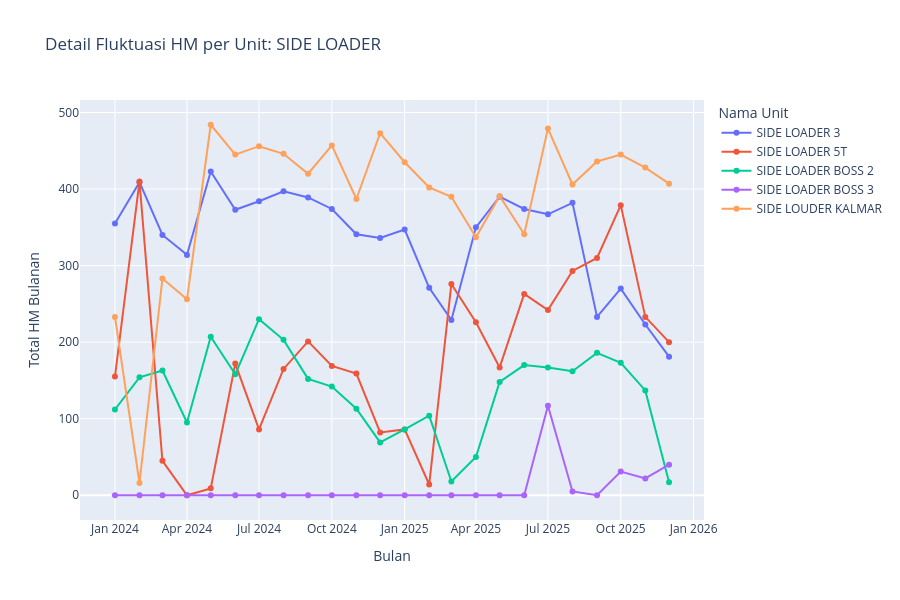

The cell this chart's notebook holds for it:
### Markdown cell above
### Tren HM Side Loader

### Code cell
# 3. Plot Khusus SIDE LOADER
df_sl = df_unit_monthly[df_unit_monthly['TYPE'] == 'SIDE LOADER']

fig_sl = px.line(df_sl, x='TAHUN_BULAN', y='Delta_HM', color='EQUIP NAME', 
              title='Detail Fluktuasi HM per Unit: SIDE LOADER',
              labels={'TAHUN_BULAN': 'Bulan', 'Delta_HM': 'Total HM Bulanan'},
              markers=True)

fig_sl.update_layout(height=600, legend_title_text='Nama Unit')
fig_sl.show()

### Figure 1 — Plotly figure (JSON) as saved in the notebook; plotly's stock layout.template omitted (floating-point values rounded to 4 significant figures)
{"data": [{"hovertemplate": "EQUIP NAME=SIDE LOADER 3<br>Bulan=%{x}<br>Total HM Bulanan=%{y}<extra></extra>", "legendgroup": "SIDE LOADER 3", "line": {"color": "#636efa", "dash": "solid"}, "marker": {"symbol": "circle"}, "mode": "lines+markers", "name": "SIDE LOADER 3", "orientation": "v", "showlegend": true, "type": "scatter", "x": ["2024-01", "2024-02", "2024-03", "2024-04", "2024-05", "2024-06", "2024-07", "2024-08", "2024-09", "2024-10", "2024-11", "2024-12", "2025-01", "2025-02", "2025-03", "2025-04", "2025-05", "2025-06", "2025-07", "2025-08", "2025-09", "2025-10", "2025-11", "2025-12"], "xaxis": "x", "y": [355, 409, 340, 314, 423, 373, 384, 397, 389, 374, 341, 336, 347, 271, 229, 350, 390, 374, 367, 382, 233, 270, 223, 181], "yaxis": "y"}, {"hovertemplate": "EQUIP NAME=SIDE LOADER 5T<br>Bulan=%{x}<br>Total HM Bulanan=%{y}<extra></extra>", "legendgroup": "SIDE LOADER 5T", "line": {"color": "#EF553B", "dash": "solid"}, "marker": {"symbol": "circle"}, "mode": "lines+markers", "name": "SIDE LOADER 5T", "orientation": "v", "showlegend": true, "type": "scatter", "x": ["2024-01", "2024-02", "2024-03", "2024-04", "2024-05", "2024-06", "2024-07", "2024-08", "2024-09", "2024-10", "2024-11", "2024-12", "2025-01", "2025-02", "2025-03", "2025-04", "2025-05", "2025-06", "2025-07", "2025-08", "2025-09", "2025-10", "2025-11", "2025-12"], "xaxis": "x", "y": [155, 410, 45, 0, 9, 172, 86, 165, 201, 169, 159, 82, 86, 14, 276, 226, 167, 263, 242, 293, 310, 379, 233, 200], "yaxis": "y"}, {"hovertemplate": "EQUIP NAME=SIDE LOADER BOSS 2<br>Bulan=%{x}<br>Total HM Bulanan=%{y}<extra></extra>", "legendgroup": "SIDE LOADER BOSS 2", "line": {"color": "#00cc96", "dash": "solid"}, "marker": {"symbol": "circle"}, "mode": "lines+markers", "name": "SIDE LOADER BOSS 2", "orientation": "v", "showlegend": true, "type": "scatter", "x": ["2024-01", "2024-02", "2024-03", "2024-04", "2024-05", "2024-06", "2024-07", "2024-08", "2024-09", "2024-10", "2024-11", "2024-12", "2025-01", "2025-02", "2025-03", "2025-04", "2025-05", "2025-06", "2025-07", "2025-08", "2025-09", "2025-10", "2025-11", "2025-12"], "xaxis": "x", "y": [112, 154, 163, 95, 207, 158, 230, 203, 152, 142, 113, 69, 86, 104, 18, 50, 148, 170, 167, 162, 186, 173, 137, 17], "yaxis": "y"}, {"hovertemplate": "EQUIP NAME=SIDE LOADER BOSS 3<br>Bulan=%{x}<br>Total HM Bulanan=%{y}<extra></extra>", "legendgroup": "SIDE LOADER BOSS 3", "line": {"color": "#ab63fa", "dash": "solid"}, "marker": {"symbol": "circle"}, "mode": "lines+markers", "name": "SIDE LOADER BOSS 3", "orientation": "v", "showlegend": true, "type": "scatter", "x": ["2024-01", "2024-02", "2024-03", "2024-04", "2024-05", "2024-06", "2024-07", "2024-08", "2024-09", "2024-10", "2024-11", "2024-12", "2025-01", "2025-02", "2025-03", "2025-04", "2025-05", "2025-06", "2025-07", "2025-08", "2025-09", "2025-10", "2025-11", "2025-12"], "xaxis": "x", "y": [0, 0, 0, 0, 0, 0, 0, 0, 0, 0, 0, 0, 0, 0, 0, 0, 0, 0, 117, 5, 0, 31, 22, 40], "yaxis": "y"}, {"hovertemplate": "EQUIP NAME=SIDE LOUDER KALMAR<br>Bulan=%{x}<br>Total HM Bulanan=%{y}<extra></extra>", "legendgroup": "SIDE LOUDER KALMAR", "line": {"color": "#FFA15A", "dash": "solid"}, "marker": {"symbol": "circle"}, "mode": "lines+markers", "name": "SIDE LOUDER KALMAR", "orientation": "v", "showlegend": true, "type": "scatter", "x": ["2024-01", "2024-02", "2024-03", "2024-04", "2024-05", "2024-06", "2024-07", "2024-08", "2024-09", "2024-10", "2024-11", "2024-12", "2025-01", "2025-02", "2025-03", "2025-04", "2025-05", "2025-06", "2025-07", "2025-08", "2025-09", "2025-10", "2025-11", "2025-12"], "xaxis": "x", "y": [233, 16, 283, 256, 484, 445, 456, 446, 420, 457, 387, 473, 435, 402, 390, 337, 391, 341, 479, 406, 436, 445, 428, 407], "yaxis": "y"}], "layout": {"height": 600, "legend": {"title": {"text": "Nama Unit"}, "tracegroupgap": 0}, "title": {"text": "Detail Fluktuasi HM per Unit: SIDE LOADER"}, "xaxis": {"anchor": "y", "domain": [0, 1], "title": {"text": "Bulan"}}, "yaxis": {"anchor": "x", "domain": [0, 1], "title": {"text": "Total HM Bulanan"}}}}
